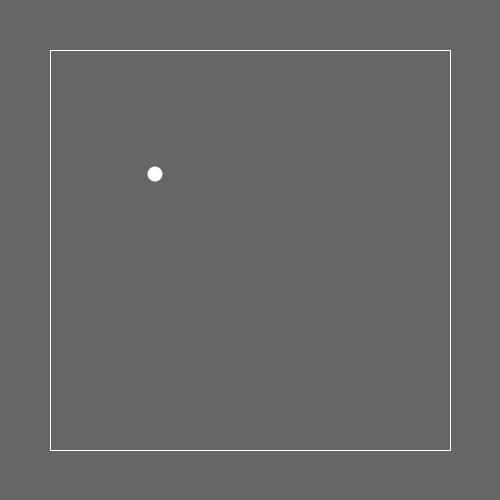
Frame 1 (no input)
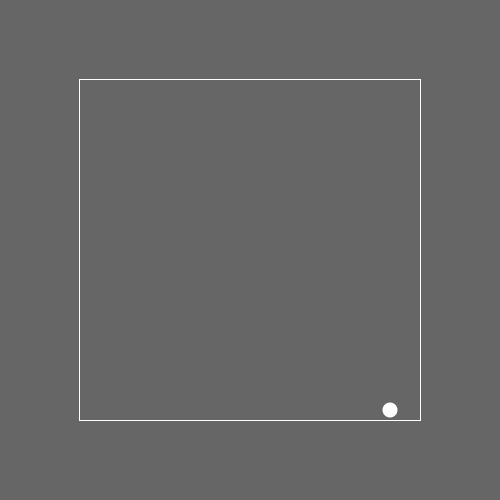
Frame 60 (the mouse pressed at the canvas centre just before this capture)
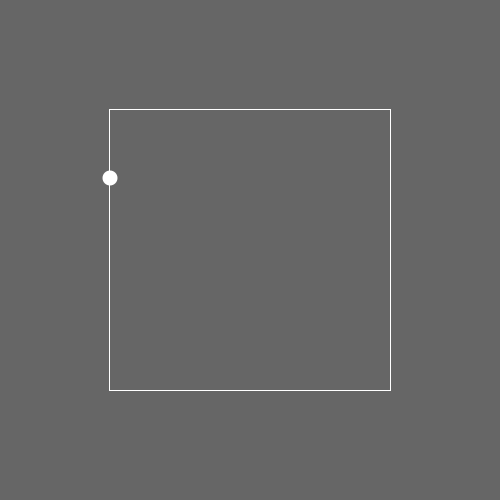
Frame 120 (the mouse held since frame 60 and released just before this capture)

The Processing sketch that drew these frames (run headless with seeded random() and noise(); from frame 60 on, the mouse is pressed at the canvas centre):

// Processing sketch: bouncing_ball
// ── bouncing_ball.pde
float boxW = 400;
float boxH = 400;

float x = 150;
float y = 170;
float xSpeed = 5;
float ySpeed = 4;

void setup ()
{
  size(500,500);
  noStroke();
  frameRate(60);
  rectMode(CENTER);
  
}

void draw ()
{
  background(102);
    if (x>(((width-boxW)/2)+boxW)-(15/2)) {
    xSpeed *= -1;
  }

  if (y>(((height-boxH)/2)+boxH)-(15/2)) {
    ySpeed *= -1;
  }
   if (x<((width-boxW)/2)-(15/2)) {
    xSpeed *= -1;
  }
    if (y<((height-boxH)/2)-(15/2)) {
    ySpeed *= -1;
  }
 
  x += xSpeed;
  y += ySpeed;
 
   noFill();
   stroke(255);
 rect(250,250,boxW,boxH);

  if (boxW == 20 && boxH == 20){
    boxW = 20;
    boxH = 20;
  } else {
    boxW --;
    boxH --;}
  
  noStroke();
  fill(255);
  ellipse(x, y, 15, 15);
 
}
